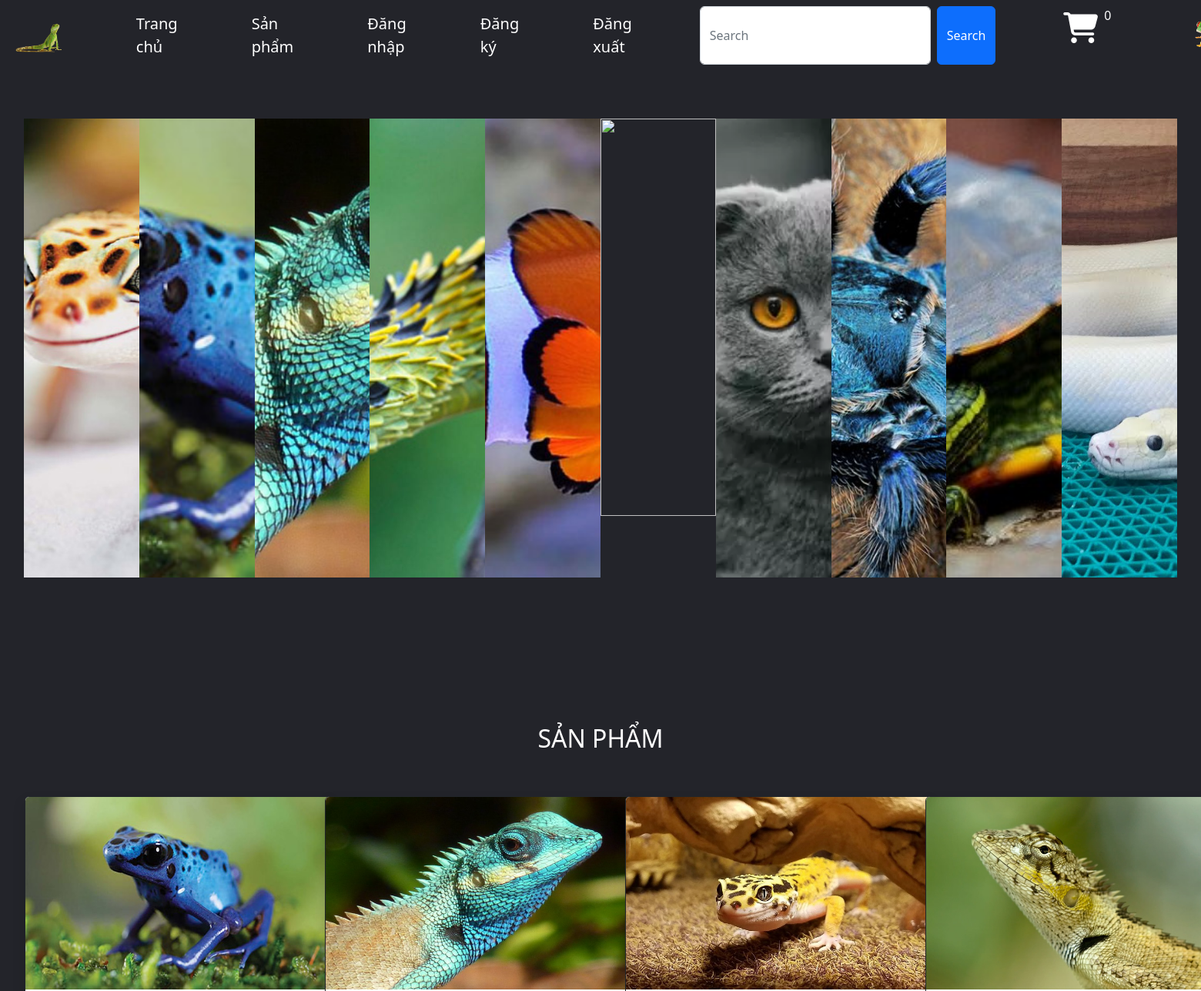
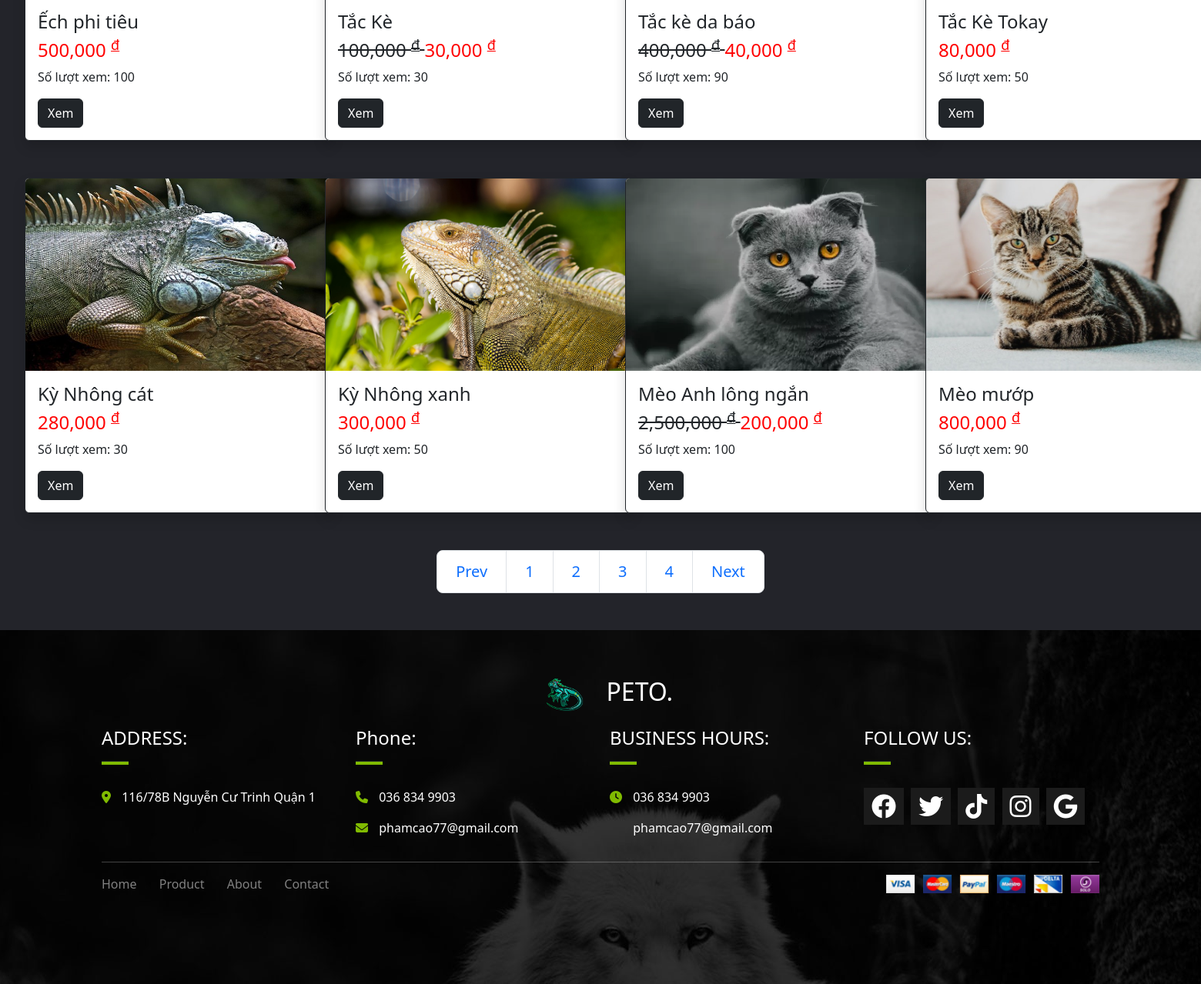
The app's page /index.php?action=sanpham&page=2 with its own data (2 pictures, top to bottom).
### tables this page shows
CREATE TABLE `hanghoa` (
  `mahh` int(10) NOT NULL,
  `tenhh` varchar(50) NOT NULL,
  `dongia` float NOT NULL,
  `giamgia` float NOT NULL,
  `hinh` varchar(100) NOT NULL,
  `nhom` varchar(10) NOT NULL,
  `maloai` int(10) NOT NULL,
  `soluotxem` int(10) NOT NULL,
  `mota` text NOT NULL,
  `soluongton` int(10) NOT NULL
);

### model/page.php (called while the page is built)
<?php
    class page{
        function findPage($count, $limit)
        {
            $page = (($count % $limit) == 0)?$count/$limit:floor($count/$limit)+1;
            return $page;
        }
        function findStart($limit)
        {
            if(!isset($_GET['page']) || $_GET['page'] == 1)
            {
                $start = 0;
                $_GET['page'] = 1;
            }
            else
            {
                $start = ($_GET['page'] - 1) * $limit;
            }
            return $start;
        }
    }
?>

### model/connect.php (called while the page is built, shortened)
<?php
    class connect
    {
        var $db = null;
        public function __construct()
        {
            $dsn = 'mysql:host=localhost;dbname=qlbh';
            $user = 'root';
            $pass = '';
            try {
                $this->db = new PDO($dsn, $user, $pass,
                array(PDO::MYSQL_ATTR_INIT_COMMAND=>"SET NAMES utf8"));
            } catch (\Throwable $th) {
                echo "that bai";
            }
        }
        public function getList($select)
        {
            $result = $this->db->query($select);
            return $result;
        }
        public function getInstance($select)
        {
            $result = $this->db->query($select);
            $result = $result->fetch();
            return $result;
        }
    }
?>

### model/hanghoa.php (called while the page is built, shortened)
<?php
    class hanghoa
    {
        public function getcountHH()
        {
            $db = new connect();
            $select = 'select count(*) from hanghoa';
            $result = $db->getInstance($select);
            return $result[0];
        }
        public function getListHangHoaAllPage($start, $limit)
        {
            $db = new connect();
            $select = "select * from hanghoa limit ".$start.",".$limit;
            $result = $db->getList($select);
            return $result;
        }
    }
?>

### view/sanpham.php (the view, shortened to what this page needs)
<?php
        $hh = new hanghoa();
        $count = $hh->getcountHH();
        $limit = 8;
        $p = new page();
        $page = $p->findPage($count, $limit);
        $start = $p->findStart($limit);
        $current_page = isset($_GET['page'])?$_GET['page']:1;
        if(isset($_GET['act']) == 'timkiem')
          $ac = 2;
        else if(isset($_GET['act']) == "khuyenmai")
        {
            $ac = 0;
        }
        else
        {
            $ac = 1;
        }
?>
<div class="container" style="background-color: #23242a;">
		<?php
                if($ac == 0)
                {
                    echo '<h2 class="text-center text-white mt-5">SẢN PHẨM KHUYẾN MÃI</h2>';
                }
                else
                {
                    echo '<h2 class="text-center text-white mt-5">SẢN PHẨM</h2>';
                }
        ?>
		<div class="row">
			      <?php
                $hh = new hanghoa();
                if($ac == 0)
                  $result = $hh->getHangHoaALLSALE();
                else if($ac == 1)
                  $result = $hh->getListHangHoaAllPage($start, $limit);
                while($set = $result->fetch()):
            ?>
			<div class="col-lg-3">
				<div class="card mt-5 border border-dark shadow" style="width: 400px;margin-left: 20px;">
					<img class="card-img-top" height="250px"  src="content\anh\<?php echo $set["hinh"]; ?>" alt="Card image">
					<div class="card-body">
					  <h4 class="card-title">
						<?php echo $set["tenhh"]; ?>
					  </h4>
					  <?php
						if($ac == 0)
							  echo '<h4 class="card-title">
									<strike>
									  '.number_format($set["dongia"]).'
									  <sup><u>đ</u></sup>
									  <span> </span>
									</strike>
									<font color="red">
									  '.number_format($set["giamgia"]).'
									  <sup><u>đ</u></sup>
									</font>
								  </h4>';
						else if($ac == 1)
						{
              if($set['giamgia'] != 0)
                echo '<h4 class="card-title">
                <strike>
                  '.number_format($set["dongia"]).'
                  <sup><u>đ</u></sup>
                  <span> </span>
                </strike>
                <font color="red">
                  '.number_format($set["giamgia"]).'
                  <sup><u>đ</u></sup>
                </font>
                </h4>';
              else
                echo '<h4>
                    <font color="red">
                      '.number_format($set["dongia"]).'
                      <sup><u>đ</u></sup>
                    </font>
                    </h4>';
						}
					  ?>
					  <p class="card-text">Số lượt xem: <?php echo $set["soluotxem"]; ?></p>
					  <a href="index.php?action=sanpham&act=detail&id=<?php echo $set['mahh'];?>" class="btn btn-dark">Xem</a>
					</div>
				  </div>
			   </div>
			   	<?php
                endwhile;
              	?>
			</div>
			<ul class="pagination pagination-lg justify-content-center mt-5 mb-5">
                    <?php
                        if($ac != 2):
                        if($current_page > 1 && $page > 1)
                        {
                            echo '<li class="page-item"><a class="page-link" href="index.php?action=sanpham&page='.($current_page - 1).'">Prev</a></li>';
                        }
                        for($i=1; $i <= $page; $i++):
                    ?>
                        <li class="page-item"><a class="page-link" href="index.php?action=sanpham&page=<?php echo $i;?>"><?php echo $i;?></a></li>
                    <?php
                        endfor;
                        if($current_page < $page && $page > 1)
                        {
                            echo '<li class="page-item"><a class="page-link" href="index.php?action=sanpham&page='.($current_page + 1).'">Next</a></li>';
                        }
                        endif;
                    ?>
			</ul>
</div>

### index.php (shortened to what this page needs)
<!DOCTYPE html>
<html lang="en">
<head>
  <link href="https://cdn.jsdelivr.net/npm/bootstrap@5.2.3/dist/css/bootstrap.min.css" rel="stylesheet">
  <link rel="stylesheet" href="content/css/css.css">
  <link rel="stylesheet" href="https://cdnjs.cloudflare.com/ajax/libs/font-awesome/6.2.1/css/all.min.css">
</head>
<body>
    <?php
            include "view/header.php";
    ?>
      <div class="container-fluid">
          <div class="row">
              <?php
                $ctrl = "dangnhap";
                if(isset($_GET['action']))
                {
                    $ctrl = $_GET['action'];
                }
                include "controller/".$ctrl.".php";
              ?>
          </div>
      </div>
    <?php
            include "view/footer.php";
    ?>
</body>
</html>

### view/header.php (shortened to what this page needs)
<nav class="navbar navbar-expand-sm navbar-dark" style="background-color: #23242a;">
        <div class="container-fluid">
            <img src="content/anh/9-1-removebg-preview.png" width="5%" height="5%" alt="">
          <div class="collapse navbar-collapse" id="collapsibleNavbar">
            <ul class="navbar-nav">
                <li class="nav-item">
                    <a class="nav-link header-tieude" href="index.php">Trang chủ</a>
                </li>
                <li class="nav-item">
                    <a class="nav-link header-tieude" href="index.php?action=sanpham">Sản phẩm</a>
                </li>
                <?php
                    if(!isset($_SESSION['makh']))
                    {
                    echo "<li class='nav-item'>
                            <a class='nav-link header-tieude' href='index.php?action=dangnhap'>Đăng nhập</a>
                            </li>";
                    }
                ?>
              <li class="nav-item">
                <a class="nav-link header-tieude" href="index.php?action=dangky">Đăng ký</a>
              </li>
              <li class="nav-item">
                <a class="nav-link header-tieude" href="index.php?action=dangnhap&act=logout">Đăng xuất</a>
              </li>
              <form action="index.php?action=sanpham&act=timkiem" method="post" class="d-flex" style="margin-left: 80px;">
                <input name="txtsearch" style="width: 300px;" class="form-control me-2" type="text" placeholder="Search">
                <button class="btn btn-primary" type="submit">Search</button>
              </form>
              <li class="nav-item">
                <a class="nav-link header-tieude" href="index.php?action=giohang">
                    <i class="fa-2x fa-solid fa-cart-shopping"></i>
                </a>
              </li>
              <li>
                <?php
                  if(isset($_SESSION['cart']))
                  {
                    $dem = count($_SESSION['cart']);
                  }
                  else
                    $dem = 0;
                ?>
                <p class="text-white"><?php echo $dem;?></p>
                </li>
                <li>
                    <a class="nav-link header-tieude" href="">
                    </a>
                </li>
            </ul>
          </div>
          <img  src="content/anh/13-2-removebg-preview.png" width="5%" height="5%" alt="">
        </div>
      </nav>
      <div class="home2" style="background-color: #23242a;">
            <div class="image-box">
                <img src="content\anh\img1-h22.jpg" alt="">
            </div>
            <div class="image-box">
                <img src="content\anh\ech3.jpg" alt="">
            </div>
            <div class="image-box">
                <img src="content\anh\tacke1.jpg" alt="">
            </div>
            <div class="image-box">
                <img src="content\anh\ran3.jpg" alt="">
            </div>
            <div class="image-box">
                <img src="content\anh\ca1.jpg" alt="">
            </div>
            <div class="image-box">
                <img src="content\anh\cho1.jpg" alt="">
            </div>
            <div class="image-box">
                <img src="content\anh\meo1.jpg" alt="">
            </div>
            <div class="image-box">
                <img src="content/anh/nhen2.jpg" alt="">
            </div>
            <div class="image-box">
                <img src="content/anh/rua2.jpg" alt="">
            </div>
            <div class="image-box">
                <img src="content/anh/tran3.jpg" alt="">
            </div>
        </div>

### controller/sanpham.php (shortened to what this page needs)
<?php
    $act = "sanpham";
    switch ($act) {
        case 'sanpham':
            include "view/sanpham.php";
            break;
    }
?>

### view/footer.php (shortened to what this page needs)
<div class="background-footer">
        <div class="container">
            <h2 class="text-center text-white pt-5">
                <img  height="70px" src="content\anh\logo-con-ky-nhong-28-removebg-preview.png" alt="">
                PETO.
            </h2>
            <div class="row">
                <div class="col-lg-3">
                    <h4 class="text-white">ADDRESS:</h4>
                    <hr class="gach">
                    <p>
                        <i class="fa-solid fa-location-dot icon-color"></i>
                        <span class="text-white">116/78B Nguyễn Cư Trinh Quận 1</span>
                    </p>
                </div>
                <div class="col-lg-3">
                    <h4 class="text-white">Phone:</h4>
                    <hr class="gach">
                    <p>
                        <i class="fa-solid fa-phone icon-color"></i>
                        <span class="text-white">036 834 9903</span>
                    </p>
                    <p>
                        <i class="fa-solid fa-envelope icon-color"></i>
                        <span class="text-white">phamcao77@gmail.com</span>
                    </p>
                </div>
                <div class="col-lg-3">
                    <h4 class="text-white">BUSINESS HOURS:</h4>
                    <hr class="gach">
                    <p>
                        <i class="fa-solid fa-clock icon-color"></i>
                        <span class="text-white">036 834 9903</span>
                    </p>
                    <p>
                        <span class="text-white">phamcao77@gmail.com</span>
                    </p>
                </div>
                <div class="col-lg-3">
                    <h4 class="text-white">FOLLOW US:</h4>
                    <hr class="gach">
                    <p>
                        <i class="fa-brands fa-facebook icon fa-2x"></i>
                        <i class="fa-brands fa-twitter icon fa-2x"></i>
                        <i class="fa-brands fa-tiktok icon fa-2x"></i>
                        <i class="fa-brands fa-instagram icon fa-2x"></i>
                        <i class="fa-brands fa-google icon fa-2x"></i>
                    </p>
                </div>
            </div>
            <hr class="text-white">
            <div class="row">
                <div class="col-lg-6">
                    <a href="#" class="footer-font">Home</a>
                    <a href="#" class="footer-font">Product</a>
                    <a href="#" class="footer-font">About</a>
                    <a href="#" class="footer-font">Contact</a>
                </div>
                <div class="col-lg-6 d-flex justify-content-end">
                    <img src="content\anh\payment-png.png" alt="">
                </div>
            </div>
        </div>
    </div>

### content/css/css.css (style rules this page uses)
.home2 { display: flex; width: 100%; padding: 4% 2%; box-sizing: border-box; height: 100vh; }
.image-box { flex: 1; overflow: hidden; transition: 0.5s; }
.image-box img { width: 100%; height: calc(100% - 10vh); object-fit: cover; transition: 1.5s; }
.background-footer { background-image: url(../anh/footer-home1.jpg); height: 460px; background-position: center; }
.gach { height: 5px; width: 35px; background-color: #80BB01; opacity: 1; margin-bottom: 30px; }
.icon-color { color: #80BB01; padding-right: 10px; }
.icon { padding: 8px 10px; background-color: #1B1B1B; color: white; margin-right: 5px; }
.footer-font { margin-right: 25px; color: gray; text-decoration: none; }
.header-tieude { margin-left: 80px; color: white; font-size: 20px; }

### records on screen
hanghoa: hinh (picture), tenhh "Ếch phi tiêu", dongia "500,000", soluotxem "100"
hanghoa: hinh (picture), tenhh "Tắc Kè", dongia "100,000", giamgia "30,000", soluotxem "30"
hanghoa: hinh (picture), tenhh "Tắc kè da báo", dongia "400,000", giamgia "40,000", soluotxem "90"
hanghoa: hinh (picture), tenhh "Tắc Kè Tokay", dongia "80,000", soluotxem "50"
hanghoa: hinh (picture), tenhh "Kỳ Nhông cát", dongia "280,000", soluotxem "30"
hanghoa: hinh (picture), tenhh "Kỳ Nhông xanh", dongia "300,000", soluotxem "50"
hanghoa: hinh (picture), tenhh "Mèo Anh lông ngắn", dongia "2,500,000", giamgia "200,000", soluotxem "100"
hanghoa: hinh (picture), tenhh "Mèo mướp", dongia "800,000", soluotxem "90"

### other values on screen
$dem "0"
